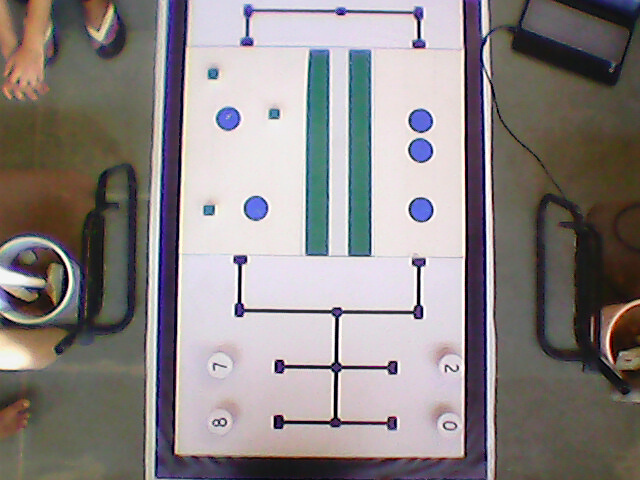
#> input picture EXPERIMENTATION/JustForFun/19.jpg, 640 x 480 px
$ python MaskingTechiques.py
#> lines starting #> are read from the running program, lines starting #| are printed output that depends on the picture; after the words box and inside, x2 and y2 are one past the last pixel; in counts of white or black regions, pixels touching at a corner belong together
import cv2
import numpy as np


# Reading Image
img = cv2.imread("19.jpg")
#> img is the input picture: shape (480, 640, 3); mean B, G, R 132.1, 132.6, 139.1
cv2.namedWindow("Original Image",cv2.WINDOW_NORMAL)
# Creating a Named window to display image
cv2.imshow("Original Image",img)
# Display image

# RGB to Gray scale conversion
img_gray = cv2.cvtColor(img,cv2.COLOR_RGB2GRAY)
cv2.namedWindow("Gray Converted Image",cv2.WINDOW_NORMAL)
# Creating a Named window to display image
cv2.imshow("Gray Converted Image",img_gray)
# Display Image

# Noise removal with iterative bilateral filter(removes noise while preserving edges)
noise_removal = cv2.bilateralFilter(img_gray,9,75,75)
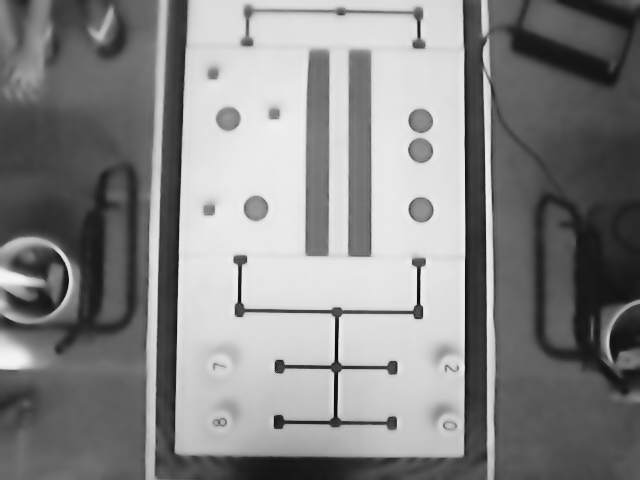
#> noise_removal: shape (480, 640); min 9, max 245, mean 133.4
cv2.namedWindow("Noise Removed Image",cv2.WINDOW_NORMAL)
# Creating a Named window to display image
cv2.imshow("Noise Removed Image",noise_removal)
# Display Image

# Histogram equalisation for better results
equal_histogram = cv2.equalizeHist(img_gray)
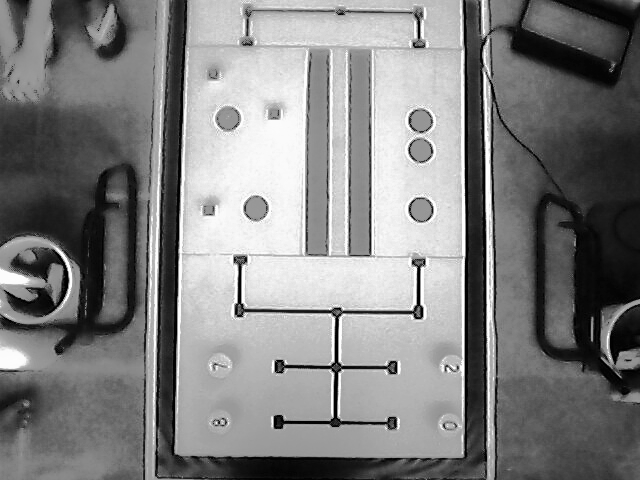
#> equal_histogram: shape (480, 640); min 0, max 255, mean 128.4
cv2.namedWindow("After Histogram equalisation",cv2.WINDOW_NORMAL)
# Creating a Named window to display image
cv2.imshow("After Histogram equalisation",equal_histogram)
# Display Image

# Morphological opening with a rectangular structure element
kernel = cv2.getStructuringElement(cv2.MORPH_RECT,(5,5))
morph_image = cv2.morphologyEx(img_gray,cv2.MORPH_OPEN,kernel,iterations=25)
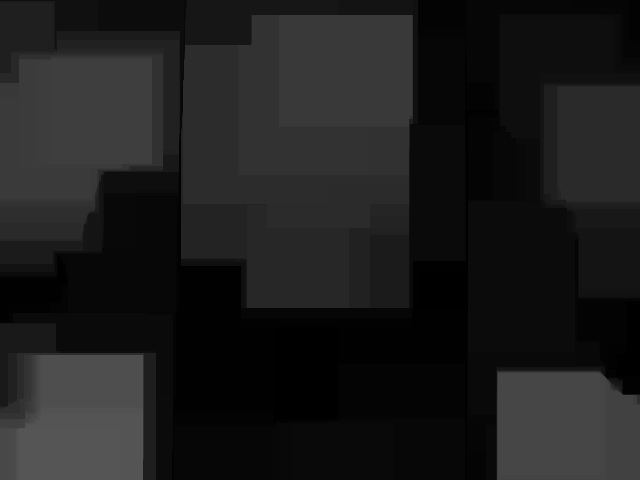
#> morph_image: shape (480, 640); min 0, max 85, mean 28.7
cv2.namedWindow("Morphological opening",cv2.WINDOW_NORMAL)
# Creating a Named window to display image
cv2.imshow("Morphological opening",morph_image)
# Display Image

# Image subtraction(Subtracting the Morphed image from the histogram equalised Image)
sub_morp_image = cv2.subtract(equal_histogram,morph_image)
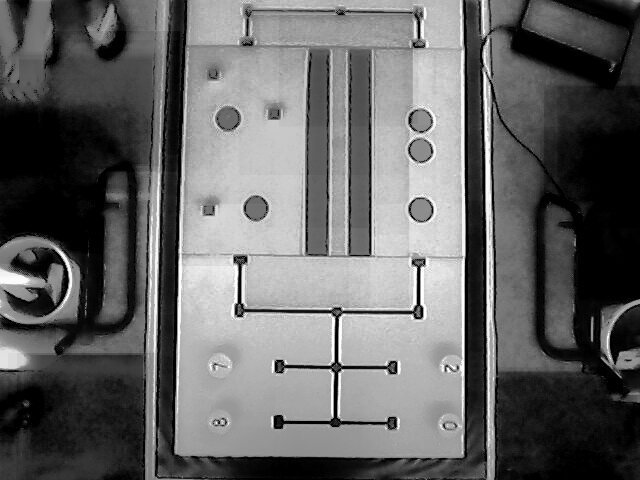
#> sub_morp_image: shape (480, 640); min 0, max 255, mean 100.3
cv2.namedWindow("Subtraction image", cv2.WINDOW_NORMAL)
# Creating a Named window to display image
cv2.imshow("Subtraction image", sub_morp_image)
# Display Image

# Thresholding the image
ret,thresh_image = cv2.threshold(sub_morp_image,127,255,cv2.THRESH_OTSU)
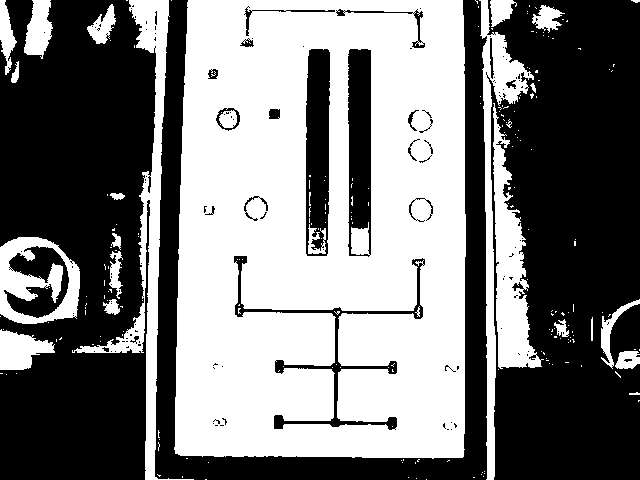
#> thresh_image: shape (480, 640); 47.9% white; 218 white regions (191 under 20 px), largest, box (x1, y1, x2, y2) and area: (174, 0, 466, 459) 117052, (72, 0, 194, 480) 7642, (493, 103, 544, 369) 5610
#> ret = 103
cv2.namedWindow("Image after Thresholding",cv2.WINDOW_NORMAL)
# Creating a Named window to display image
cv2.imshow("Image after Thresholding",thresh_image)
# Display Image

# Applying Canny Edge detection
canny_image = cv2.Canny(thresh_image,250,255)
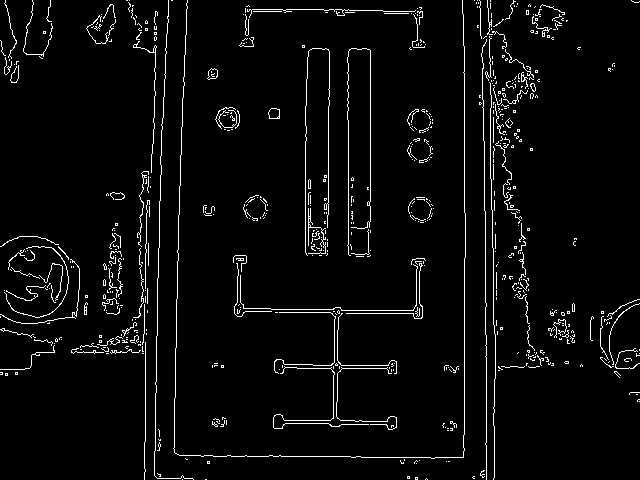
#> canny_image: shape (480, 640); 3.9% white in thin lines or dots
cv2.namedWindow("Image after applying Canny",cv2.WINDOW_NORMAL)
# Creating a Named window to display image
cv2.imshow("Image after applying Canny",canny_image)
# Display Image
canny_image = cv2.convertScaleAbs(canny_image)

# dilation to strengthen the edges
kernel = np.ones((3,3), np.uint8)
# Creating the kernel for dilation
dilated_image = cv2.dilate(canny_image,kernel,iterations=1)
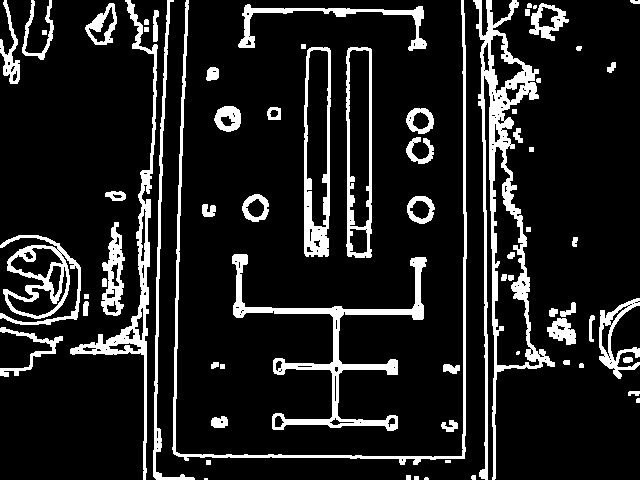
#> dilated_image: shape (480, 640); 12.8% white; 70 white regions (6 under 20 px), largest, box (x1, y1, x2, y2) and area: (473, 0, 555, 480) 7673, (232, 254, 427, 431) 4596, (172, 0, 467, 465) 3782
cv2.namedWindow("Dilation", cv2.WINDOW_NORMAL)
# Creating a Named window to display image
cv2.imshow("Dilation", dilated_image)
# Displaying Image

cv2.waitKey() # Wait for a keystroke from the user

$ run again, with EXPERIMENTATION/JustForFun/1.jpg copied over EXPERIMENTATION/JustForFun/19.jpg
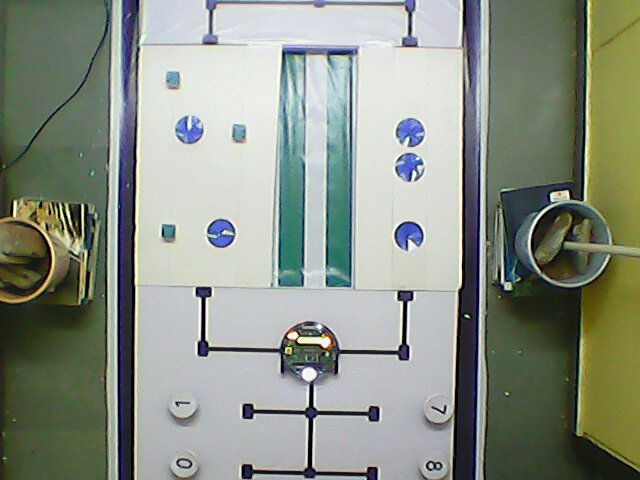
#> input picture EXPERIMENTATION/JustForFun/1.jpg, 640 x 480 px
#> img is the input picture: shape (480, 640, 3); mean B, G, R 133.2, 145.5, 138.5
#> `ret,thresh_image = cv2.threshold(sub_morp_image,127,255,cv2.THRESH_OTSU)`:
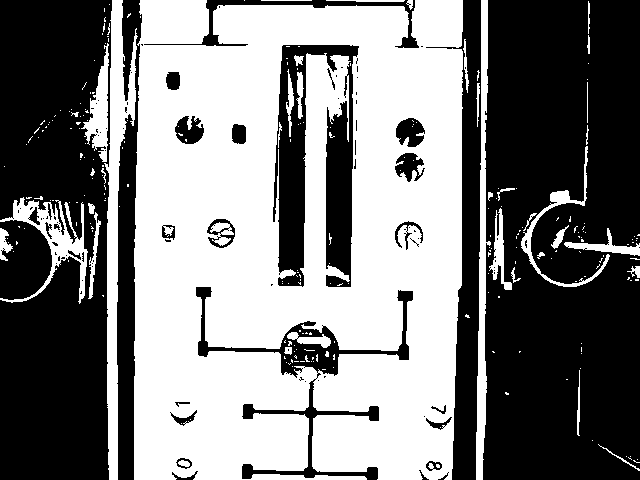
#> thresh_image: shape (480, 640); 49.3% white; 252 white regions (213 under 20 px), largest, box (x1, y1, x2, y2) and area: (134, 0, 463, 480) 132405, (104, 0, 138, 480) 5906, (476, 0, 491, 480) 3280
#> ret = 97
#> canny_image: shape (480, 640); 4.5% white in thin lines or dots
#> `dilated_image = cv2.dilate(canny_image,kernel,iterations=1)`:
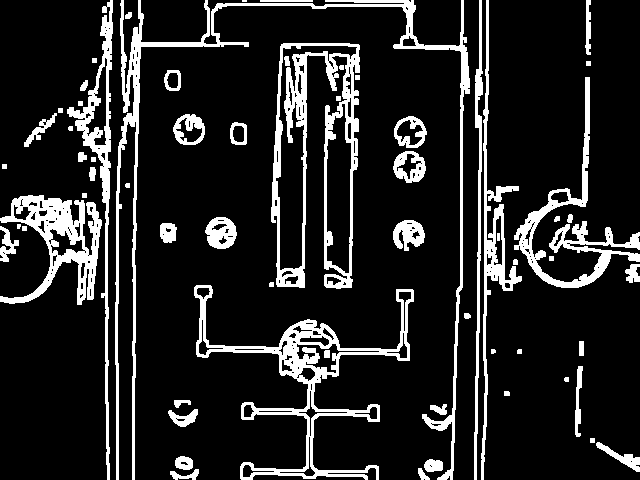
#> dilated_image: shape (480, 640); 14.3% white; 64 white regions (2 under 20 px), largest, box (x1, y1, x2, y2) and area: (115, 0, 470, 480) 7984, (271, 43, 360, 289) 6462, (194, 285, 414, 480) 6340
